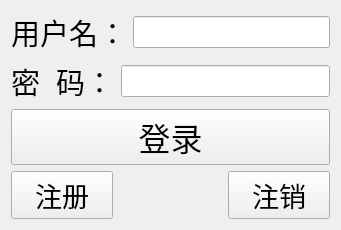
<?xml version="1.0" encoding="UTF-8"?>
<ui version="4.0">
 <class>TcpClient</class>
 <widget class="QWidget" name="TcpClient">
  <property name="geometry">
   <rect>
    <x>0</x>
    <y>0</y>
    <width>341</width>
    <height>216</height>
   </rect>
  </property>
  <property name="windowTitle">
   <string>TcpClient</string>
  </property>
  <layout class="QGridLayout" name="gridLayout">
   <item row="0" column="0">
    <layout class="QHBoxLayout" name="horizontalLayout_2">
     <item>
      <widget class="QLabel" name="label">
       <property name="font">
        <font>
         <pointsize>22</pointsize>
        </font>
       </property>
       <property name="text">
        <string>用户名：</string>
       </property>
      </widget>
     </item>
     <item>
      <widget class="QLineEdit" name="lineEdit_username">
       <property name="font">
        <font>
         <pointsize>15</pointsize>
        </font>
       </property>
       <property name="text">
        <string/>
       </property>
      </widget>
     </item>
    </layout>
   </item>
   <item row="1" column="0">
    <layout class="QHBoxLayout" name="horizontalLayout">
     <item>
      <widget class="QLabel" name="label_2">
       <property name="font">
        <font>
         <pointsize>22</pointsize>
        </font>
       </property>
       <property name="text">
        <string>密  码：</string>
       </property>
      </widget>
     </item>
     <item>
      <widget class="QLineEdit" name="lineEdit_pwd">
       <property name="font">
        <font>
         <pointsize>15</pointsize>
        </font>
       </property>
       <property name="text">
        <string/>
       </property>
       <property name="echoMode">
        <enum>QLineEdit::Password</enum>
       </property>
      </widget>
     </item>
    </layout>
   </item>
   <item row="2" column="0">
    <widget class="QPushButton" name="pushButton_login">
     <property name="font">
      <font>
       <pointsize>24</pointsize>
      </font>
     </property>
     <property name="text">
      <string>登录</string>
     </property>
    </widget>
   </item>
   <item row="3" column="0">
    <layout class="QHBoxLayout" name="horizontalLayout_3">
     <item>
      <widget class="QPushButton" name="pushButton_reg">
       <property name="font">
        <font>
         <pointsize>20</pointsize>
        </font>
       </property>
       <property name="text">
        <string>注册</string>
       </property>
      </widget>
     </item>
     <item>
      <widget class="QLabel" name="label_3">
       <property name="text">
        <string/>
       </property>
      </widget>
     </item>
     <item>
      <widget class="QPushButton" name="pushButton_logout">
       <property name="font">
        <font>
         <pointsize>20</pointsize>
        </font>
       </property>
       <property name="text">
        <string>注销</string>
       </property>
      </widget>
     </item>
    </layout>
   </item>
  </layout>
 </widget>
 <resources/>
 <connections/>
</ui>
